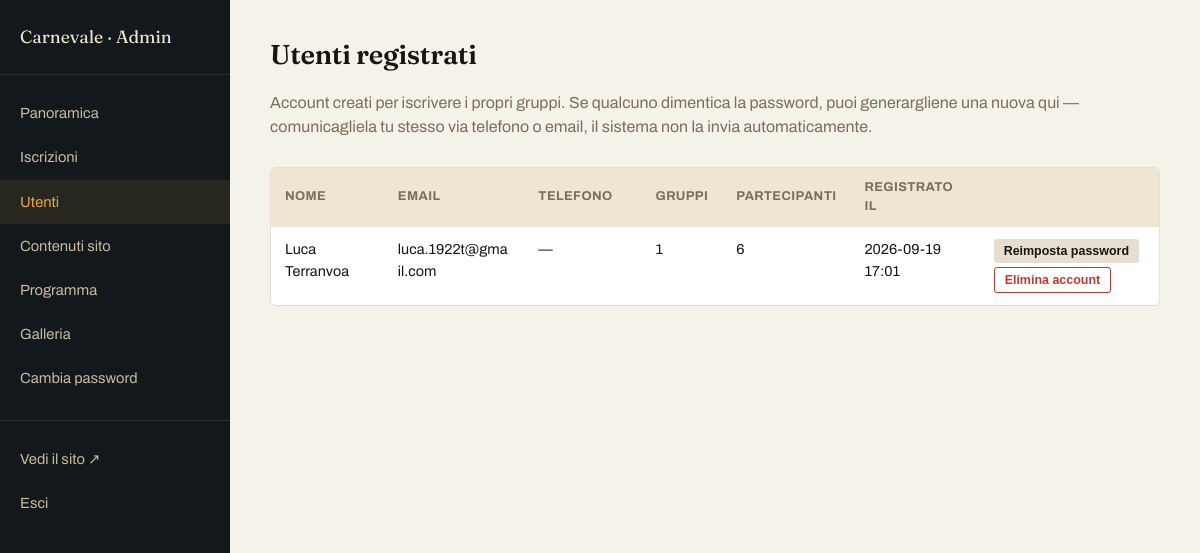
The page /admin/utenti (signed in) on the database its author committed.
### tables this page shows
CREATE TABLE utenti (
    id INTEGER PRIMARY KEY AUTOINCREMENT,
    nome TEXT NOT NULL,
    email TEXT UNIQUE NOT NULL,
    telefono TEXT,
    password_hash TEXT NOT NULL,
    reset_token TEXT,
    reset_scadenza TEXT,
    data_creazione TEXT DEFAULT CURRENT_TIMESTAMP
);

### app.py (the view)
@app.route("/admin/utenti")
@admin_login_required
def admin_utenti():
    db = get_db()
    utenti = db.execute(
        "SELECT u.*, COUNT(DISTINCT i.id) n_gruppi, COUNT(p.id) n_partecipanti "
        "FROM utenti u "
        "LEFT JOIN iscrizioni i ON i.utente_id = u.id "
        "LEFT JOIN versamenti l ON l.iscrizione_id = i.id "
        "LEFT JOIN partecipanti p ON p.versamento_id = l.id "
        "GROUP BY u.id ORDER BY u.data_creazione DESC"
    ).fetchall()
    return render_template("admin/utenti.html", utenti=utenti)

### app.py (called while the page is built)
def get_csrf_token():
    if "_csrf_token" not in session:
        session["_csrf_token"] = secrets.token_hex(16)
    return session["_csrf_token"]

@app.before_request
def csrf_protect():
    if request.method == "POST" and not app.config.get("TESTING"):
        token_sessione = session.get("_csrf_token")
        token_form = request.form.get("_csrf_token")
        if not token_sessione or not token_form or not secrets.compare_digest(token_sessione, token_form):
            abort(400, description="Richiesta non valida (token di sicurezza mancante o scaduto). Ricarica la pagina e riprova.")

def get_db():
    if "db" not in g:
        g.db = sqlite3.connect(DB_PATH)
        g.db.row_factory = sqlite3.Row
        g.db.execute("PRAGMA foreign_keys = ON")
    return g.db

def get_contenuti(db):
    rows = db.execute("SELECT chiave, valore FROM contenuti").fetchall()
    return {r["chiave"]: r["valore"] for r in rows}

@app.context_processor
def inject_globals():
    db = get_db()
    categorie = db.execute("SELECT * FROM categorie ORDER BY ordine").fetchall()
    utente_corrente = None
    if session.get("utente_id"):
        utente_corrente = db.execute(
            "SELECT * FROM utenti WHERE id = ?", (session["utente_id"],)
        ).fetchone()
    contenuti_globali = get_contenuti(db)
    return dict(categorie=categorie, utente_corrente=utente_corrente, c=contenuti_globali)

def admin_login_required(view):
    @wraps(view)
    def wrapped(*args, **kwargs):
        if not session.get("admin_id"):
            return redirect(url_for("admin_login", next=request.path))
        return view(*args, **kwargs)
    return wrapped

### templates/admin/utenti.html (shortened to what this page needs)
{% extends "admin/base_admin.html" %}
{% block content %}
<h1>Utenti registrati</h1>
<p class="admin-sub">Account creati per iscrivere i propri gruppi. Se qualcuno dimentica la password, puoi generargliene una nuova qui — comunicagliela tu stesso via telefono o email, il sistema non la invia automaticamente.</p>
<div class="admin-table-wrap">
<table class="admin-table">
  <tr><th style="width:150px;">Nome</th><th style="width:200px;">Email</th><th style="width:130px;">Telefono</th><th style="width:80px;">Gruppi</th><th style="width:100px;">Partecipanti</th><th style="width:140px;">Registrato il</th><th style="width:280px;"></th></tr>
  {% for u in utenti %}
  <tr>
    <td>{{ u.nome }}</td>
    <td>{{ u.email }}</td>
    <td>{{ u.telefono or '—' }}</td>
    <td>{{ u.n_gruppi }}</td>
    <td>{{ u.n_partecipanti }}</td>
    <td>{{ u.data_creazione[:16] }}</td>
    <td style="white-space:normal;">
      <form method="post" action="{{ url_for('admin_reset_password_utente', utente_id=u.id) }}"
            onsubmit="return confirm('Generare una nuova password temporanea per {{ u.nome }}? Quella attuale smetterà di funzionare.');"
            style="display:inline-block; margin-bottom:4px;">
        <button type="submit" class="btn-admin secondary" style="padding:5px 10px; font-size:0.78rem;">Reimposta password</button>
      </form>
      <form method="post" action="{{ url_for('admin_elimina_utente', utente_id=u.id) }}"
            onsubmit="return confirm('Eliminare DEFINITIVAMENTE l\'account di {{ u.nome }}? Verranno cancellati anche i suoi {{ u.n_gruppi }} gruppi e {{ u.n_partecipanti }} partecipanti, comprese le iscrizioni già pagate. Non si può annullare.');"
            style="display:inline-block;">
        <button type="submit" class="btn-admin danger" style="padding:5px 10px; font-size:0.78rem;">Elimina account</button>
      </form>
    </td>
  </tr>
  {% else %}
  <tr><td colspan="7" style="color:#7a6f58;">Nessun utente registrato ancora.</td></tr>
  {% endfor %}
</table>
</div>
{% endblock %}

### static/css/style.css (style rules this page uses)
:root { --notte:#12181c; --notte-2:#1a2229; --carta:#f2e7ce; --rosso:#c1392b; --oro:#e7a93c; --smeraldo:#1f6e68; --crema-testo:#efe6d2; --max:1120px; }
* { box-sizing:border-box; }
html,body { margin:0; padding:0; }
body { font-family:'Archivo', sans-serif; background:var(--notte); color:var(--crema-testo); line-height:1.5; overflow-x:hidden; }
h1,h2,h3 { font-family:'Fraunces', serif; font-weight:600; letter-spacing:-0.01em; margin:0; }
.admin-body { background:#f5f2ea; color:#1a1410; font-family:'Archivo',sans-serif; }
.admin-main h1 { font-family:'Fraunces',serif; font-size:1.7rem; margin-bottom:6px; }
.admin-sub { color:#7a6f58; margin-bottom:28px; }
.admin-table { width:100%; border-collapse:collapse; background:#fff; border-radius:6px; overflow:hidden; border:1px solid #e6dfcf; }
.admin-table th { background:#efe6d2; text-align:left; padding:10px 14px; font-size:0.8rem; text-transform:uppercase; letter-spacing:0.03em; color:#7a6f58; }
.admin-table td { padding:12px 14px; border-top:1px solid #efe6d2; font-size:0.9rem; vertical-align:top; }
.btn-admin { background:var(--rosso); color:#fff !important; border:none; padding:10px 20px; border-radius:3px; font-weight:600; cursor:pointer; font-size:0.9rem; }
.btn-admin.secondary { background:#e6dfcf; color:#1a1410 !important; }
.btn-admin.danger { background:transparent; color:var(--rosso) !important; border:1px solid var(--rosso); }
.admin-table-wrap { width:100%; overflow-x:auto; -webkit-overflow-scrolling:touch; border:1px solid #e6dfcf; border-radius:6px; }
.admin-table-wrap .admin-table { border:none; border-radius:0; min-width:760px; }
.admin-table th { position:relative; user-select:none; }
.admin-table td { max-width:280px; white-space:normal; word-break:break-word; }

### rows shown on the page
utenti: nome "Luca Terranvoa", email "luca.1922t@gmail.com", telefono "—", n_gruppi "1", n_partecipanti "6", data_creazione "2026-09-19 17:01"
